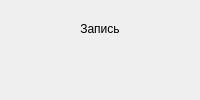
         <widget class="QWidget" name="recordingCont" native="true">
          <property name="sizePolicy">
           <sizepolicy hsizetype="Fixed" vsizetype="Ignored">
            <horstretch>0</horstretch>
            <verstretch>0</verstretch>
           </sizepolicy>
          </property>
          <property name="minimumSize">
           <size>
            <width>60</width>
            <height>0</height>
           </size>
          </property>
          <layout class="QGridLayout" name="gridLayout_6">
           <property name="margin">
            <number>0</number>
           </property>
           <property name="spacing">
            <number>0</number>
           </property>
           <item row="0" column="0">
            <widget class="QWidget" name="recording" native="true">
             <property name="sizePolicy">
              <sizepolicy hsizetype="Ignored" vsizetype="Ignored">
               <horstretch>0</horstretch>
               <verstretch>0</verstretch>
              </sizepolicy>
             </property>
             <property name="styleSheet">
              <string notr="true"/>
             </property>
             <layout class="QVBoxLayout" name="verticalLayout_4">
              <property name="spacing">
               <number>0</number>
              </property>
              <property name="margin">
               <number>0</number>
              </property>
              <item>
               <widget class="QLabel" name="recordingLabel">
                <property name="sizePolicy">
                 <sizepolicy hsizetype="Ignored" vsizetype="Fixed">
                  <horstretch>0</horstretch>
                  <verstretch>0</verstretch>
                 </sizepolicy>
                </property>
                <property name="text">
                 <string>Запись</string>
                </property>
                <property name="alignment">
                 <set>Qt::AlignCenter</set>
                </property>
               </widget>
              </item>
              <item>
               <widget class="QLabel" name="recordingDurationLabel">
                <property name="sizePolicy">
                 <sizepolicy hsizetype="Ignored" vsizetype="Fixed">
                  <horstretch>0</horstretch>
                  <verstretch>0</verstretch>
                 </sizepolicy>
                </property>
                <property name="font">
                 <font>
                  <pointsize>12</pointsize>
                  <weight>75</weight>
                  <bold>true</bold>
                 </font>
                </property>
                <property name="text">
                 <string/>
                </property>
                <property name="alignment">
                 <set>Qt::AlignCenter</set>
                </property>
               </widget>
              </item>
             </layout>
            </widget>
           </item>
          </layout>
         </widget>
